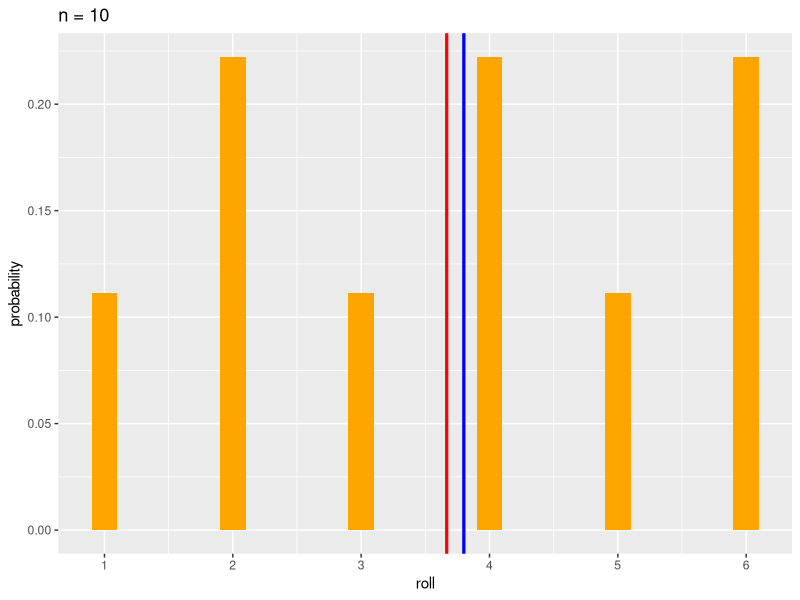
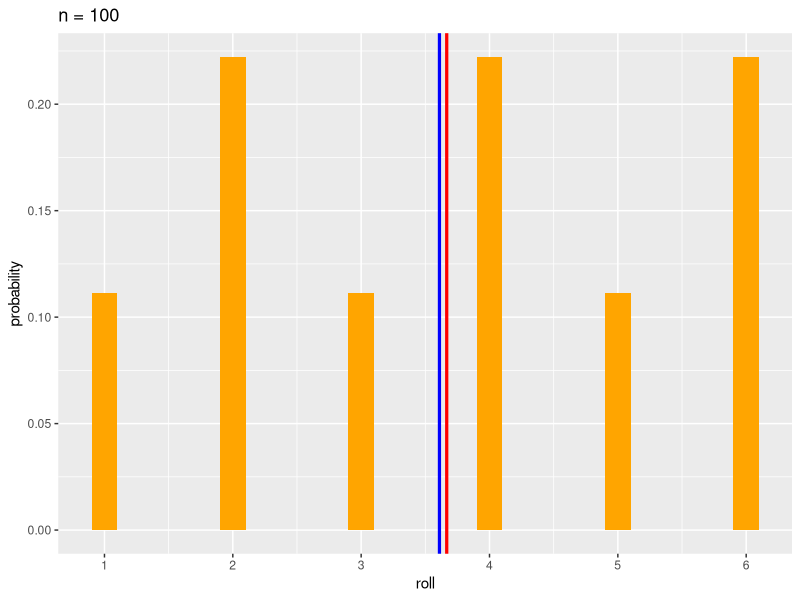
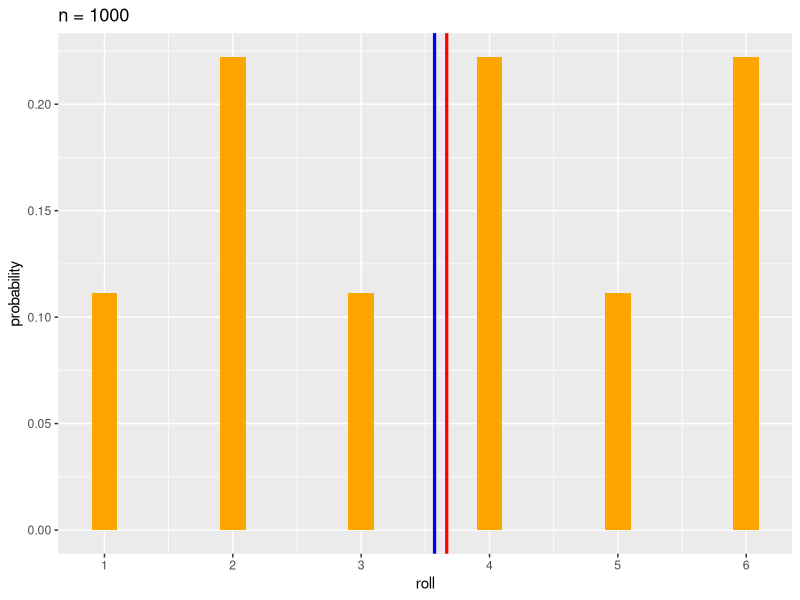
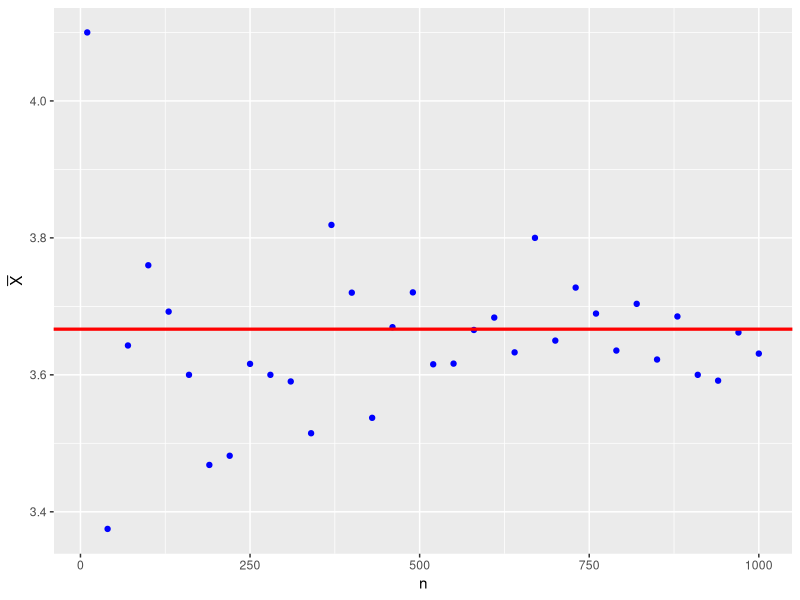
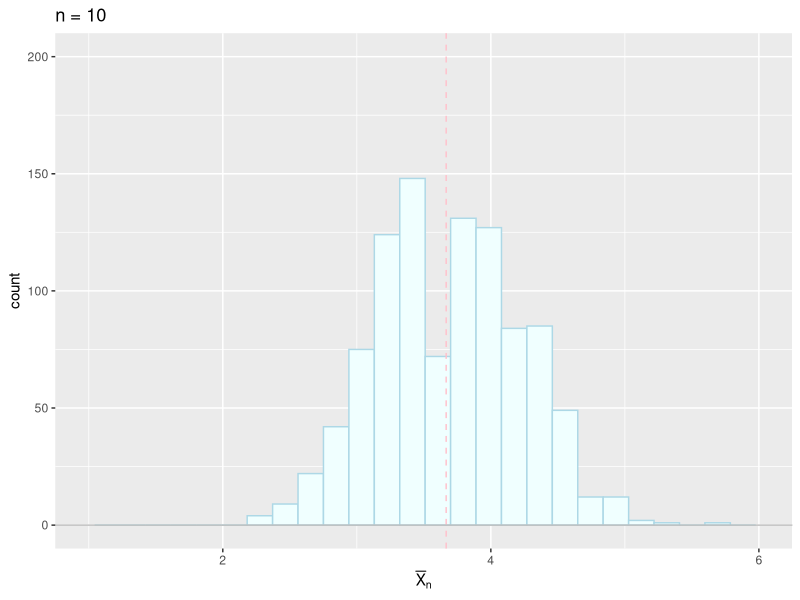
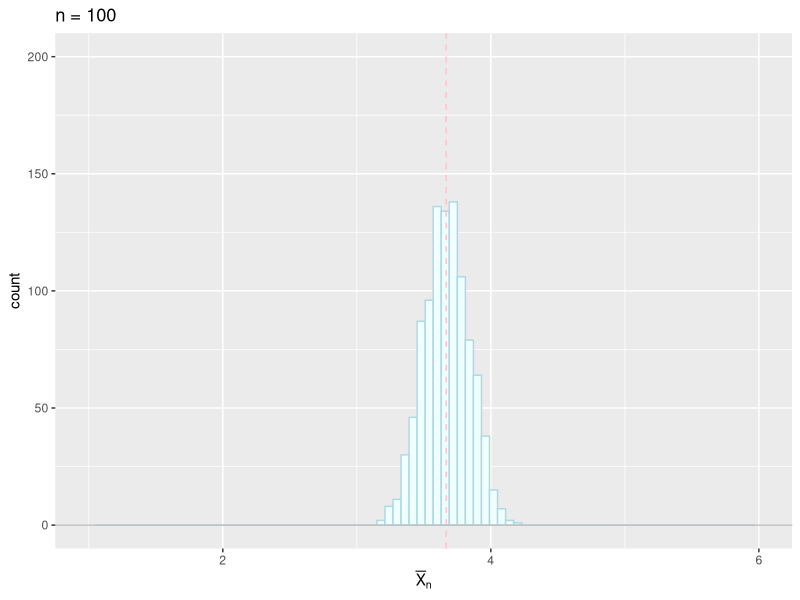
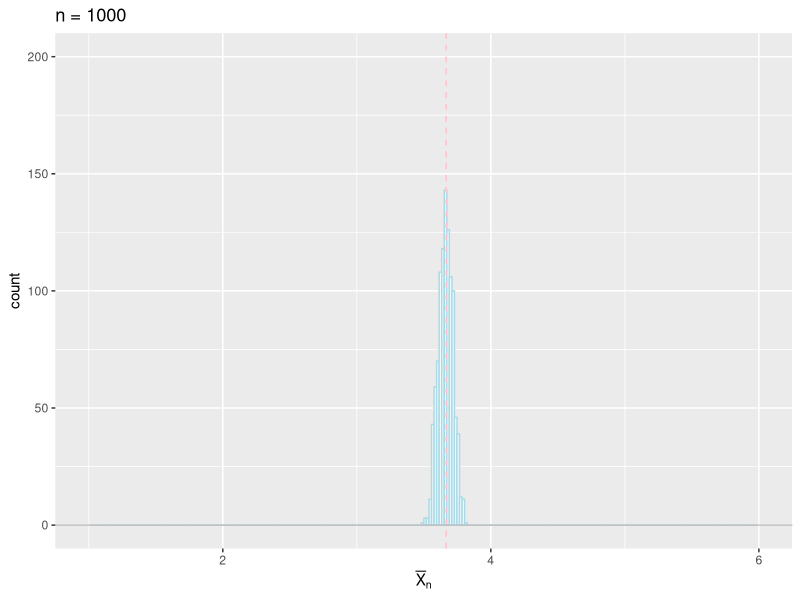
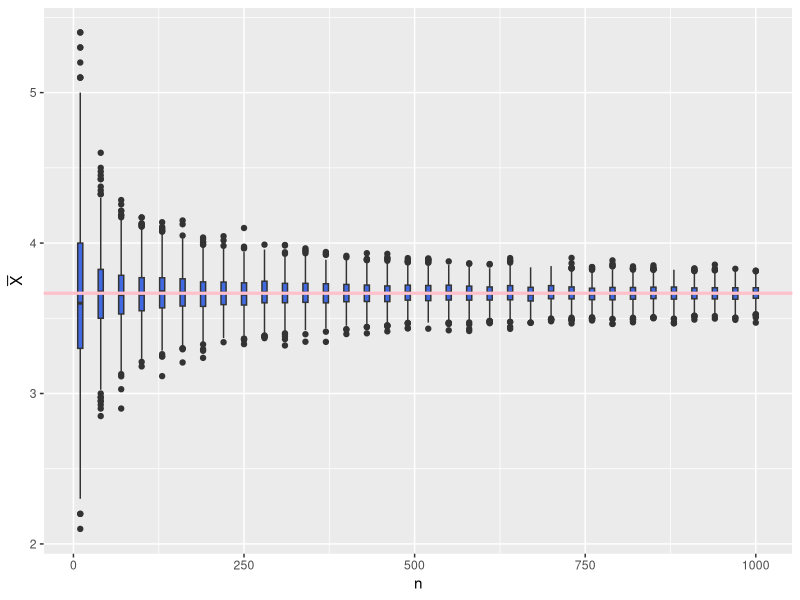

Write R code to recreate these figures, in order.
### 第7講 サンプルコード
library(tidyverse)

#' @exercise 基本事項の確認

#' 平均と分散の計算
p <- rep(c(1/9,2/9),3) # 確率の値 (1/9 と 2/9 を交互に3回繰り返す)
x <- 1:6 # サイコロの目の値
(mu <- sum(x*p)) # 平均値の計算
(v <- sum((x-mu)^2*p)) # 分散の計算
sqrt(v) # 標準偏差

#' 正規化しないで計算する方法もある
w <- rep(1:2,3) # 1,2 の繰り返し (確率ではない)
weighted.mean(x,w)
weighted.mean(x^2,w)-weighted.mean(x,w)^2

#' ---------------------------------------------------------------------------
#' @practice 大数の法則
#' 
set.seed(121212) # 乱数のシード値の指定
#'
#' 試行(離散分布の標本平均の計算)を定義する
omega <- 1:6 # サイコロの目 (標本空間．以下では固定)
my_mean <- function(n, p){ # 歪んだサイコロの標本平均を計算する関数
  mean(sample(omega, size = n, prob = p, replace = TRUE))}
#' 以下の実験で明示的に変えるものを関数の引数としている
#' * n はサイコロを振る回数
#' * p は歪み具合
#'(n,p ともに omega と同じように関数の外側で定義することもできる)
#'
#' 実験の設定
(p <- rep(1:2, 3)) # 出現確率の比(奇数1:偶数2)を設定
(mu <- weighted.mean(omega, p)) # 理論上の平均
roll <- 1:6 # サイコロの目 
probability <- p/sum(p) # 確率値に変換
#'
#' n毎に図を作る場合
for(n in c(10,100,1000)){ # サンプル数を変えて実験
  xbar <- my_mean(n, p) # 1回実験を行う
  foo <- tibble(roll, probability) |>
    ggplot(aes(x = roll, y = probability)) +
    geom_bar(stat = "identity", fill = "orange", width = 0.2) +
    geom_vline(xintercept = xbar, # 標本平均 (1回の実験による推定値)
               colour = "blue", linewidth = 1.1) +
    geom_vline(xintercept = mu,   # 真の平均
               colour = "red", linewidth = 1.1) +
    scale_x_continuous(breaks = roll) +
    labs(title = paste("n =", n))
  print(foo) # ggplot オブジェクトはブロックの中では明示的にprintする必要がある
}
#'
#' 多数のnと標本平均を1つの図で比較する場合
nseq <- seq(10, 1000, by = 30) # 10から1000まで30おきに調べる
xbars <- sapply(nseq, # 各値について以下の関数を計算
                function(x) my_mean(x, p)) # '?sapply'を参照
tibble(n = nseq, xbar = xbars) |>
  ggplot(aes(x = n, y = xbar)) +
  geom_point(colour = "blue") + # n毎の標本平均
  geom_hline(yintercept = mu,   # 真の平均
             colour = "red", linewidth = 1.1) +
  labs(y = expression(bar(X))) # help(expression), help(plotmath) 参照
#'
#' サンプル数の違いによる標本平均の分布を比較
#' n毎に図を作る場合
mc <- 1000 # Monte-Carlo実験の回数
for(n in c(10,100,1000)){ # サンプル数を変えて実験
  xbars <- replicate(mc, my_mean(n, p)) # mc回繰り返し
  foo <- tibble(x = xbars) |>
    ggplot(aes(x = x)) +
    geom_histogram(binwidth = 0.6/sqrt(n), # ビンの幅
                   fill ="azure",          # 塗り潰しの色
                   colour = "lightblue") + # 線の色
    geom_vline(xintercept = mu,
               colour = "pink",       # 線の色
               linetype = "dashed") + # 線の種類
    geom_hline(yintercept = 0,
               colour = "grey",
               linetype = "solid") +
    xlim(1,6) + ylim(0,200) + # 複数の図を同じ領域で描画(適宜調整が必要)
    labs(x = expression(bar(X)[n]), 
         title = paste("n =", n))
  print(foo)
}
#' @notes
#' 警告は xlim で指定した範囲のbinにはデータが無いため
#' 
#' 多数のnと標本平均を1つの図で比較する場合
my_data <- tibble(n = NULL, xbar = NULL) # 空のデータフレームを作成
for(n in nseq){ # サンプル数を変えて実験して追加する
  xbars <- replicate(mc, my_mean(n, p))
  my_data <- bind_rows(my_data,
                       tibble(n = rep(n,mc), xbar = xbars))
}
my_data |>
  ggplot(aes(x = n, y = xbar)) +
  geom_boxplot(aes(group = n),       # 標本平均の分
               fill = "royalblue") + 
  geom_hline(yintercept = mu,   # 真の平均
             colour = "pink",
             linewidth = 1.1) +
  labs(x = "n",
       y = expression(bar(X))) 
#'
#' @notes
#' 統計的性質を見るための実験
p <- rep(1:2, 3) # 出現確率の比(奇数1:偶数2)
mu <- weighted.mean(omega, p) # 理論上の平均
mc <- 1000 # Monte-Carlo実験の回数
n <- 10 # 標本数
xbars <- replicate(mc, my_mean(n, p)) 
tibble(x = xbars) |>
  ggplot(aes(x = x)) +
  geom_histogram(binwidth = 0.6/sqrt(n), 
                 fill ="azure",          
                 colour = "lightblue") + 
  geom_vline(xintercept = mu,
             colour = "pink",       
             linetype = "dashed") + 
  geom_hline(yintercept = 0,
             colour = "grey",
             linewidth = 1.1,
             linetype = "solid") +
  xlim(1,6) + ylim(0,200) + 
  labs(x = expression(bar(X)[n]), 
       title = paste("n =", n))
#'
#' 乱数のシードによる違いを比較
n <- 100 # 標本数
for(i in c(12,34,56,78,90)){ # シード値を指定
  set.seed(i)
  xbars <- replicate(mc, my_mean(n, p))
  foo <- tibble(x = xbars) |>
    ggplot(aes(x = x)) +
    geom_histogram(binwidth = 0.6/sqrt(n), 
                   fill ="azure",          
                   colour = "lightblue") + 
    geom_vline(xintercept = mu,
               colour = "pink",       
               linetype = "dashed") + 
    geom_hline(yintercept = 0,
               colour = "grey",
               linetype = "solid") +
    xlim(1,6) + ylim(0,200) + 
    labs(x = expression(bar(X)[n]), 
         title = paste("n =", n, "seed =", i))
  print(foo)
}
#'
#' 出現確率の違いを比較
n <- 100 # 標本数
for(i in 1:5){ # pをランダムに設定して実験
  p <- runif(length(omega)) # 一様乱数で出現確率を設定
  mu <- weighted.mean(omega, p) # 理論上の平均
  xbars <- replicate(mc, my_mean(n, p))
  foo <- tibble(x = xbars) |>
    ggplot(aes(x = x)) +
    geom_histogram(binwidth = 0.6/sqrt(n), 
                   fill ="azure",          
                   colour = "lightblue") + 
    geom_vline(xintercept = mu,
               colour = "pink",       
               linetype = "dashed") + 
    geom_hline(yintercept = 0,
               colour = "grey",
               linetype = "solid") +
    xlim(1,6) + ylim(0,200) + 
    labs(x = expression(bar(X)[n]), 
         title = paste("n =", n, "p =", paste(round(p, 2), collapse = "/")))
  print(foo)
}
#' ---------------------------------------------------------------------------

#' ---------------------------------------------------------------------------
#' @practice 中心極限定理
set.seed(232323)    # 乱数のシード値の指定
#' 試行(離散分布の標本平均の計算)を定義する
omega <- 1:6 # 以下サイコロの場合で実験
my_mean <- function(n, p){ # 標本平均を計算する関数
  mean(sample(omega, size = n, prob = p, replace=TRUE))}
mc <- 10000 # Monte-Carlo実験の繰り返し回数(大数の法則より多めに実験する)

#' サンプル数の違いによる分布の比較
p <- rep(1:2, 3) # 出現確率の比(奇数1:偶数2) (9で割らなくても大丈夫)
(mu <- weighted.mean(omega, p)) # 理論上の平均
(sigma <- sqrt( # 理論上の標準偏差(分散の平方根)
   weighted.mean(omega^2,p)-mu^2)) 
for(n in c(2,10,100,1000)){ # サンプル数を変えて実験
  xbars <- replicate(mc, my_mean(n, p))
  foo <- tibble(x = sqrt(n)*(xbars - mu)/sigma) |>
    ggplot(aes(x = x)) +
    geom_histogram(aes(y = after_stat(density)), # 密度で表示
                   bins = 30,                    # ビンの数を指定
                   fill ="orange",          
                   colour = "orchid") + 
    geom_function(fun = dnorm, # 理論曲線(標準正規分布)と比較
                  colour = "lightblue") +
    xlim(-4,4) + ylim(0,0.7) + # 比較のため表示領域を限定する
    labs(x = expression(sqrt(n)*(bar(X)[n]-mu)/sigma),
         title = paste("n =", n))
  print(foo)
}
#'
#' 出現確率の違いによる分布の比較
n <- 100 # 標本数 (いろいろ変えて実験せよ．nが小さいとpの影響が大きい)
for(i in 1:5){ # pをランダムに設定して実験
  p <- runif(length(omega)) # 一様乱数で出現確率を設定
  mu <- weighted.mean(omega, p) # 理論上の平均
  sigma <- sqrt( # 理論上の標準偏差(分散の平方根)
    weighted.mean(omega^2,p)-mu^2)
  xbars <- replicate(mc, my_mean(n,p)) 
  foo <- tibble(x = sqrt(n)*(xbars - mu)/sigma) |>
    ggplot(aes(x = x)) +
    geom_histogram(aes(y = after_stat(density)), 
                   bins = 30,                    
                   fill ="orange",          
                   colour = "orchid") + 
    geom_function(fun = dnorm, 
                  colour = "lightblue") +
    xlim(-4,4) + ylim(0,0.7) + 
    labs(x = expression(sqrt(n)*(bar(X)[n]-mu)/sigma),
         title = paste("n =", n, "p =", paste(round(p, 2), collapse = "/")))
  print(foo)
}
#' ---------------------------------------------------------------------------

#' ---------------------------------------------------------------------------
#' @practice 少数の法則
set.seed(343434) # 乱数のシード値の指定
#'
#' 以下，日本語を用いるため macOS では以下の設定を行う
if(Sys.info()["sysname"] == "Darwin") { # macOS か調べて日本語フォントを指定
  theme_update(text = element_text(family = "HiraginoSans-W4"))
  update_geom_defaults("text", list(family = theme_get()$text$family))
  update_geom_defaults("label", list(family = theme_get()$text$family))
}
#'
#' 基本の実験
n <- 5000    # 1日の総生産量
p <- 0.002   # 不良品の発生確率
N <- 5*50*2  # 観測日数(週5日x50週間x2年操業に対応)
x <- rbinom(N,n,p) # 不良品数
#' x <- replicate(N, rbinom(1,n,p)) # 同上 (書き方はいろいろある)
(my_data <- table(x)) # 不良品数の度数分布表を作成
#' それぞれの不良品数が生じた日数の割合のグラフを作成
tibble(不良品数 = as.numeric(names(my_data)),
       観測値 = as.numeric(my_data/N),
       理論値 = dpois(不良品数, n*p)) |>
  pivot_longer(!不良品数, values_to = "発生割合") |>
  ggplot(aes(x = 不良品数, y = 発生割合, fill = name)) +
  geom_bar(stat = "identity",
           width = 0.8, # 並びがわかりやすいように幅を調整
           position = "dodge") +
  labs(fill = NULL) # 凡例のfillの名称(name)を消去
#'
#' nの違いを比較
p <- 0.002
for(n in c(500,1000,5000,10000)){
  x <- rbinom(N,n,p)
  my_data <- table(x)
  foo <- tibble(不良品数 = as.numeric(names(my_data)),
                観測値 = as.numeric(my_data/N),
                理論値 = dpois(不良品数, n*p)) |>
    pivot_longer(!不良品数, values_to = "発生割合") |>
    ggplot(aes(x = 不良品数, y = 発生割合, fill = name)) +
    geom_bar(stat = "identity",
             width = 0.8,
             position = "dodge") +
    labs(fill = NULL,
         title = paste("n =", n, "p =", p))
  print(foo)
}
#'
#' pの違いを比較
n <- 5000
for(p in c(0.001,0.002,0.005,0.01)){
  x <- rbinom(N,n,p)
  my_data <- table(x)
  foo <- tibble(不良品数 = as.numeric(names(my_data)),
                観測値 = as.numeric(my_data/N),
                理論値 = dpois(不良品数, n*p)) |>
    pivot_longer(!不良品数, values_to = "発生割合") |>
    ggplot(aes(x = 不良品数, y = 発生割合, fill = name)) +
    geom_bar(stat = "identity",
             width = 0.8,
             position = "dodge") +
    labs(fill = NULL,
         title = paste("n =", n, "p =", p))
  print(foo)
}
#' @notes
#' n が大きくなるに従い，正規分布の形に近付いていくことが観測できる
#' 中心極限定理がここでも成り立っていることがわかる
#' ---------------------------------------------------------------------------
